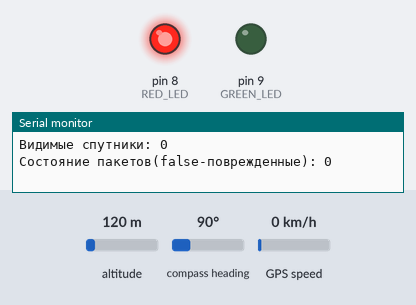
Simulated run of this sketch. Board: Arduino Uno, built with avr-gcc and run on an emulated ATmega328P. Parts: output pins drawn as LEDs (lit = HIGH), the last lines printed to the serial monitor. Dashed ring = blinking. Inputs (shaded band) come from the test bench; at power-on: altitude 120 m, compass heading 90°, GPS speed 0 km/h. The GPS gets a fix after 3 s at 37.7749, -122.4194 with 8 satellites.

Above: at 0.1 s.
At 3.2 s:
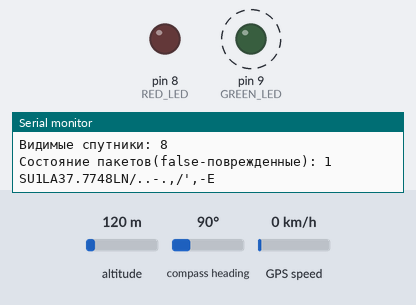
Timing chart, 0 to 40.0 s (numbered marks = the images above):
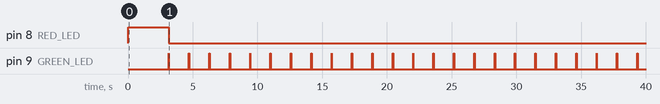

Measured:
- by itself, pin 8 (RED_LED): HIGH → LOW at 3.1 s
- by itself, pin 9 (GREEN_LED): alternates HIGH for 0.03 s and LOW for 1.5 s

The sketch:

transmitter-microcontroller.ino
```cpp
#include <stdio.h>
#include <math.h>
#include <SoftwareSerial.h>
#include <TinyGPS++.h>

/** Основные константы */
#define RED_LED         8
#define GREEN_LED       9
#define TRANSMIT_DELAY  1500
#define UUID            1

/** Параметры соединений */
static const int RX_GPS = 5, TX_GPS = 3;
static const int RX_RADIO = 7, TX_RADIO = 6;
static const uint32_t GPS_BAUD = 9600;
static const uint32_t RADIO_BAUD = 1200;

/** Настройка serial соединений */
/** Радиомодем */
SoftwareSerial radio(RX_RADIO, TX_RADIO); // RX(not used), TX
/** GPS устройство */
SoftwareSerial gpsSerial(RX_GPS, TX_GPS); // RX, TX(not used)

/** Объект для работы с gps */
TinyGPSPlus gps;

/** Объявление вспомогательных функций */
void reverse(char *str, int len);
int intToStr(int x, char str[], int d);
void ftoa(float n, char *res, int afterpoint);
static void smartDelay(unsigned long ms);

void setup() {
  /** Задаем начальные значения для светодиодов индикации состояния */
  pinMode(RED_LED, OUTPUT);
  pinMode(GREEN_LED, OUTPUT);
  digitalWrite(RED_LED, HIGH);
  digitalWrite(GREEN_LED, LOW);

  /** Открываем serial соединения */
  radio.begin(RADIO_BAUD);
  gpsSerial.begin(GPS_BAUD);

  /** DEBUG */
  Serial.begin(9600);
}
void loop() {
  /** Если не улавливается ни одного спутника ИЛИ приходит невалидный пакет
   *  с GPS устройства, то индицируем ошибку зажиганием красного светодиода.
   *  Иначе происходит мигание зеленого светодиода при отправке пакета по radio соединению. */

  /** DEBUG */
  Serial.print("Видимые спутники: ");
  Serial.println(gps.satellites.value());
  Serial.print("Состояние пакетов(false-поврежденные): ");
  Serial.println(gps.location.isValid());
  /** DEBUG */

  if(gps.satellites.value() == 0 || !gps.location.isValid()) digitalWrite(RED_LED, HIGH);
  else {
    digitalWrite(RED_LED, LOW);
    digitalWrite(GREEN_LED, HIGH);
    char package[40];
    char coord[10];
    char uuid[6];
    strcpy(package, "SU");
    itoa(UUID, uuid, 6);
    strcat(package, uuid);
    ftoa(gps.location.lat(), coord, 4);
    strcat(package, "LA");
    strcat(package, coord);
    ftoa(gps.location.lng(), coord, 4);
    strcat(package, "LN");
    strcat(package, coord);
    strcat(package, "E");
    Serial.println(package);
    radio.print(package);
    digitalWrite(GREEN_LED, LOW);
    gpsSerial.flush();
    //smartDelay(TRANSMIT_DELAY);
  }
  smartDelay(TRANSMIT_DELAY);
}

void reverse(char *str, int len) {
  int i=0, j=len-1, temp;
  while (i<j){
    temp = str[i];
    str[i] = str[j];
    str[j] = temp;
    i++; j--;
  }
}

int intToStr(int x, char str[], int d)
{
  int i = 0;
  if(x < 0){
    str[i++] = '-';
  }
  while (x) {
    str[i++] = (x%10) + '0';
    x = x/10;
  }
  while (i < d)
    str[i++] = '0';
  reverse(str, i);
  str[i] = '\0';
  return i;
}

void ftoa(float n, char *res, int afterpoint) {
  int ipart = (int)n;
  float fpart = n - (float)ipart;
  int i = intToStr(ipart, res, 0);
  if (afterpoint != 0) {
    res[i] = '.';
    fpart = fpart * pow(10, afterpoint);
    intToStr((int)fpart, res + i + 1, afterpoint);
  }
}

static void smartDelay(unsigned long ms){
  unsigned long start = millis();
  do
  {
    while (gpsSerial.available())
      gps.encode(gpsSerial.read());
  } while (millis() - start < ms);
}
```
